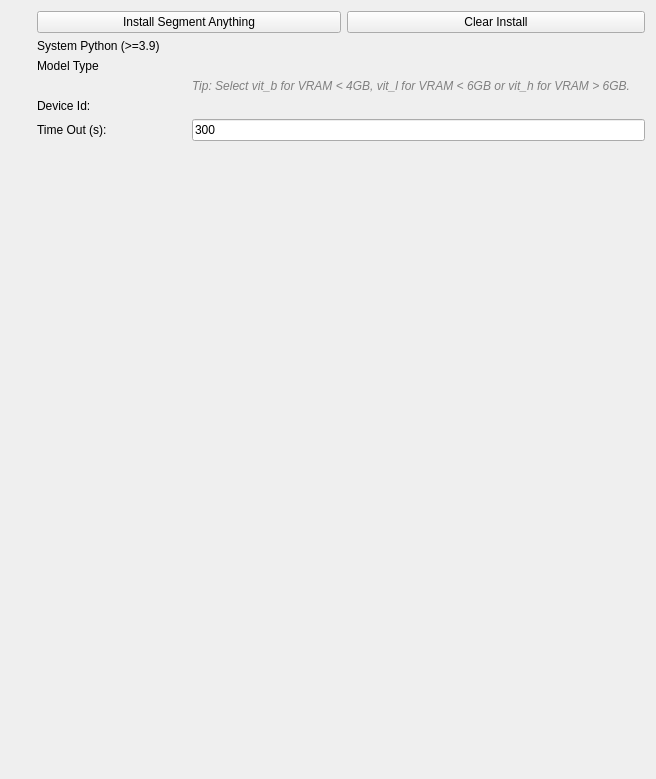
<?xml version="1.0" encoding="UTF-8"?>
<ui version="4.0">
 <class>QmitkSegmentAnythingPreferencePage</class>
 <widget class="QWidget" name="QmitkSegmentAnythingPreferencePage">
  <property name="geometry">
   <rect>
    <x>0</x>
    <y>0</y>
    <width>656</width>
    <height>779</height>
   </rect>
  </property>
  <property name="windowTitle">
   <string>Form</string>
  </property>
  <layout class="QFormLayout" name="formLayout">
   <item row="0" column="0">
    <widget class="QLabel" name="invisibleLabel"/>
   </item>
   <item row="0" column="1">
    <layout class="QGridLayout" name="gridLayout">
     <item row="0" column="0" colspan="2">
      <widget class="QPushButton" name="installSAMButton">
       <property name="sizePolicy">
        <sizepolicy hsizetype="Minimum" vsizetype="Fixed">
         <horstretch>0</horstretch>
         <verstretch>0</verstretch>
        </sizepolicy>
       </property>
       <property name="text">
        <string>Install Segment Anything</string>
       </property>
      </widget>
     </item>
     <item row="0" column="2" colspan="2">
      <widget class="QPushButton" name="clearSAMButton">
       <property name="sizePolicy">
        <sizepolicy hsizetype="Minimum" vsizetype="Fixed">
         <horstretch>0</horstretch>
         <verstretch>0</verstretch>
        </sizepolicy>
       </property>
       <property name="text">
        <string>Clear Install</string>
       </property>
      </widget>
     </item>
     <item row="1" column="0">
      <widget class="QLabel" name="pythonLabel">
       <property name="text">
        <string>System Python (>=3.9)</string>
       </property>
      </widget>
     </item>
     <item row="1" column="1" colspan="3">
      <widget class="ctkComboBox" name="sysPythonComboBox" native="true"/>
     </item>
     <item row="2" column="0">
      <widget class="QLabel" name="samModelTypeLabel">
       <property name="text">
        <string>Model Type</string>
       </property>
      </widget>
     </item>
     <item row="2" column="1" colspan="3">
      <widget class="ctkComboBox" name="samModelTypeComboBox" native="true"/>
     </item>
     <item row="3" column="1" colspan="3">
      <widget class="QLabel" name="samModelTipLabel">
       <property name="text">
        <string>&lt;html&gt;&lt;head/&gt;&lt;body&gt;&lt;p&gt;&lt;span style=&quot; font-style:italic; color:#808080;&quot;&gt;Tip: Select vit_b for VRAM &amp;lt; 4GB, vit_l for VRAM &amp;lt; 6GB or vit_h for VRAM &amp;gt; 6GB.&lt;/span&gt;&lt;/p&gt;&lt;/body&gt;&lt;/html&gt;</string>
       </property>
       <property name="textFormat">
        <enum>Qt::RichText</enum>
       </property>
       <property name="wordWrap">
        <bool>true</bool>
       </property>
      </widget>
     </item>
     <item row="4" column="1" colspan="3">
      <widget class="ctkComboBox" name="gpuComboBox" native="true"/>
     </item>
     <item row="4" column="0">
      <widget class="QLabel" name="gpuSpinLabel">
       <property name="sizePolicy">
        <sizepolicy hsizetype="Preferred" vsizetype="Preferred">
         <horstretch>0</horstretch>
         <verstretch>0</verstretch>
        </sizepolicy>
       </property>
       <property name="text">
        <string>Device Id:</string>
       </property>
      </widget>
     </item>
     <item row="5" column="1" colspan="3">
      <widget class="QLineEdit" name="timeoutEdit">
       <property name="text">
        <string>300</string>
       </property>
      </widget>
     </item>
     <item row="5" column="0">
      <widget class="QLabel" name="timeoutLabel">
       <property name="sizePolicy">
        <sizepolicy hsizetype="Preferred" vsizetype="Preferred">
         <horstretch>0</horstretch>
         <verstretch>0</verstretch>
        </sizepolicy>
       </property>
       <property name="text">
        <string>Time Out (s):</string>
       </property>
      </widget>
     </item>
     <item row="6" column="0" colspan="4">
      <widget class="QLabel" name="samInstallStatusLabel">
       <property name="textFormat">
        <enum>Qt::RichText</enum>
       </property>
       <property name="wordWrap">
        <bool>true</bool>
       </property>
      </widget>
     </item>
    </layout>
   </item>
   <item row="1" column="0">
    <spacer name="verticalSpacer">
     <property name="orientation">
      <enum>Qt::Vertical</enum>
     </property>
     <property name="sizeHint" stdset="0">
      <size>
       <width>20</width>
       <height>40</height>
      </size>
     </property>
    </spacer>
   </item>
  </layout>
 </widget>
 <customwidgets>
  <customwidget>
   <class>ctkComboBox</class>
   <extends>QWidget</extends>
   <header>ctkComboBox.h</header>
  </customwidget>
 </customwidgets>
 <resources/>
 <connections/>
</ui>
